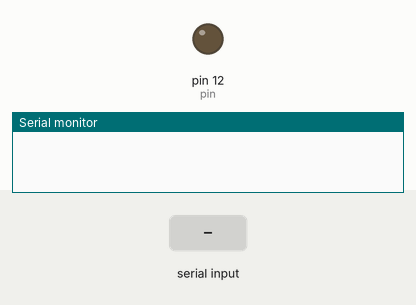
Recording of a sketch running on a simulated Arduino Uno, built with avr-gcc and run on an emulated ATmega328P. Parts: output pins drawn as LEDs (lit = HIGH), the last lines printed to the serial monitor. Inputs (shaded band) come from the test bench.

Above: at 2.0 s.
2.1 s: "ivan." received over Serial
At 3.5 s:
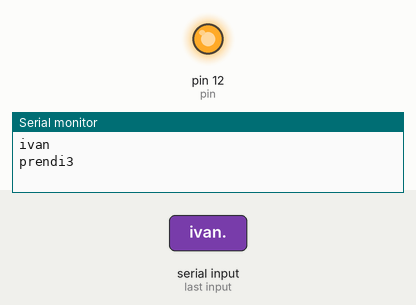
4.5 s: "maxi." received over Serial
At 6.2 s:
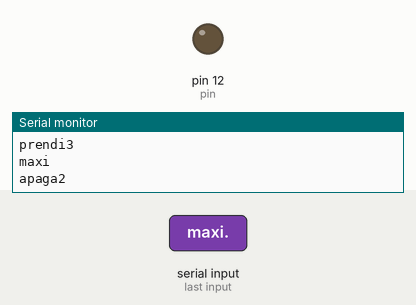
Timing chart, 0 to 7.7 s (numbered marks = the images above; inputs shaded):
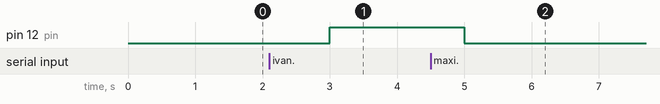

Measured:
- after the input at 2.1 s, pin 12 (pin): LOW → HIGH after 0.90 s
- after the input at 4.5 s, pin 12 (pin): HIGH → LOW after 0.50 s

The sketch:

blinkeo.ino
```cpp
#define pin 12

void setup() {
  // put your setup code here, to run once:
  Serial.begin(9600);
  pinMode(pin, OUTPUT);
}

void loop() {
  // put your main code here, to run repeatedly:
  delay(1000);

  if (Serial.available() > 0){
    String valor = Serial.readStringUntil('.');
    Serial.println(valor);

    if (valor == "ivan") {
      Serial.println("prendi3");
      digitalWrite(pin, HIGH);
    } else if (valor == "maxi") {
      Serial.println("apaga2");
      digitalWrite(pin, LOW);
    } else { Serial.println("tirame un comando amiguero"); }
  }


}
```
